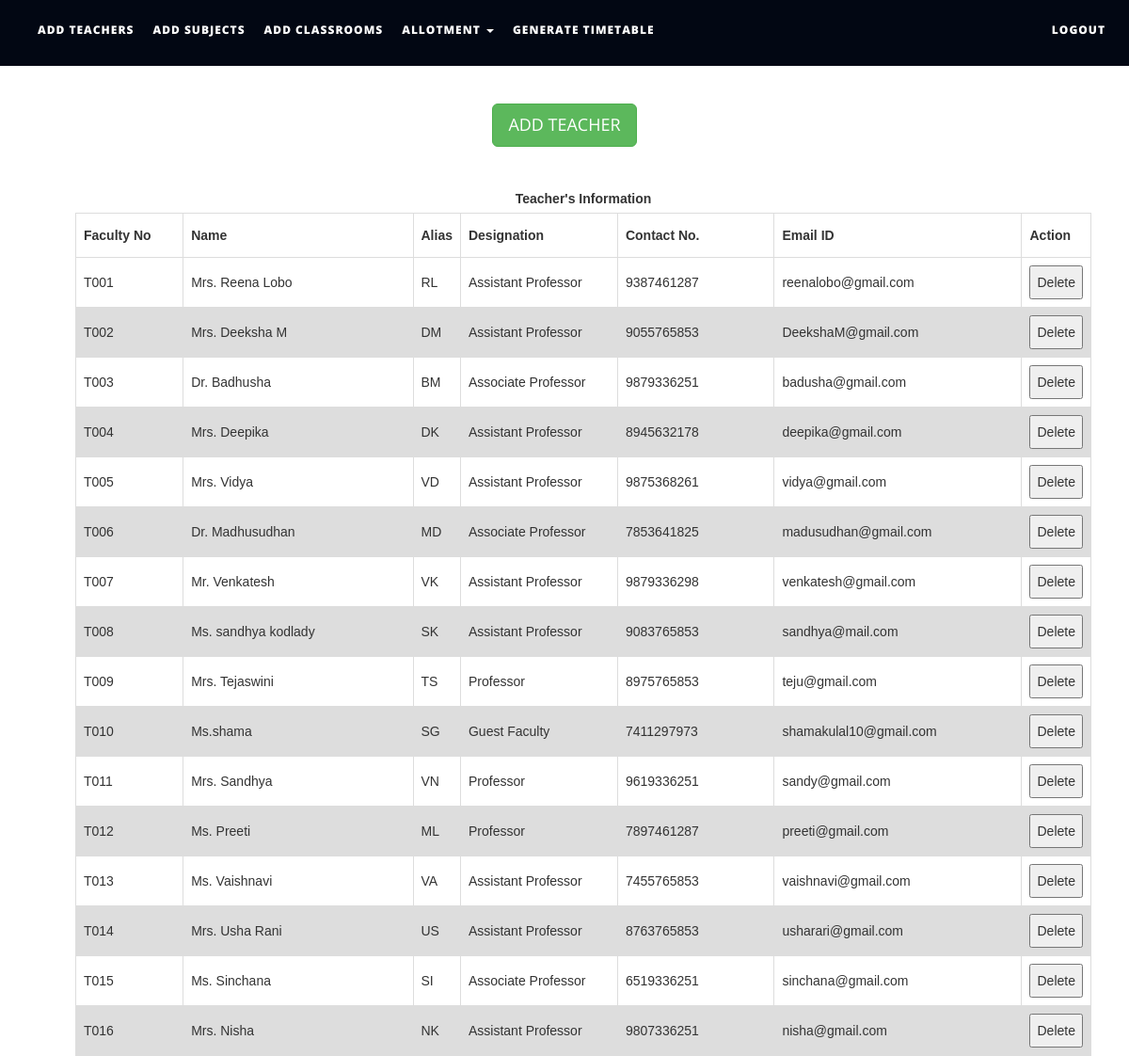
The app's page /files/addteachers.php with its own data.
### tables this page shows
CREATE TABLE `teachers` (
  `faculty_number` varchar(10) NOT NULL,
  `name` text NOT NULL,
  `alias` varchar(10) NOT NULL,
  `designation` varchar(30) NOT NULL,
  `contact_number` varchar(15) NOT NULL,
  `emailid` varchar(50) NOT NULL
);

### files/addteachers.php (the view, shortened to what this page needs)
<!DOCTYPE html>
<html xmlns="http://www.w3.org/1999/xhtml">
<head>
    <link href="assets/css/bootstrap.css" rel="stylesheet"/>
    <link href="assets/css/font-awesome.min.css" rel="stylesheet"/>
    <link href="assets/css/flexslider.css" rel="stylesheet"/>
    <link href="assets/css/style.css" rel="stylesheet"/>
</head>
<body>
<div class="navbar navbar-inverse navbar-fixed-top " id="menu">
    <div class="container">
        <div class="navbar-collapse collapse move-me">
            <ul class="nav navbar-nav navbar-left">
                <li><a href="addteachers.php">ADD TEACHERS</a></li>
                <li><a href="addsubjects.php">ADD SUBJECTS</a></li>
                <li><a href="addclassrooms.php">ADD CLASSROOMS</a></li>
                <li class="dropdown"><a class="dropdown-toggle" data-toggle="dropdown" aria-expanded="false">ALLOTMENT
                        <span class="caret"></span></a>
                </li>
                <li><a href="generatetimetable.php">GENERATE TIMETABLE</a></li>
            </ul>
            <ul class="nav navbar-nav navbar-right">
                <li><a href="index.php">LOGOUT</a></li>
            </ul>
        </div>
    </div>
</div>
<br>
<div align="center" style="margin-top:20px">
    <button id="teachermanual" class="btn btn-success btn-lg">ADD TEACHER</button>
</div>
<div>
    <br>
    <table id=teacherstable style="margin-left: 80px">
        <caption><strong>Teacher's Information </strong></caption>
        <tr>
            <th width="130">Faculty No</th>
            <th width=290>Name</th>
            <th width=50>Alias</th>
            <th width="190">Designation</th>
            <th width="190">Contact No.</th>
            <th width="290">Email ID</th>
            <th width="40">Action</th>
        </tr>
        <tbody>
        <?php
        $q = mysqli_query(mysqli_connect("localhost", "root", "", "ttms"),
            "SELECT * FROM teachers ORDER BY faculty_number ASC");
        while ($row = mysqli_fetch_assoc($q)) {
            echo "<tr><td>{$row['faculty_number']}</td>
                    <td>{$row['name']}</td>
                    <td>{$row['alias']}</td>
                    <td>{$row['designation']}</td>
                    <td>{$row['contact_number']}</td>
                    <td>{$row['emailid']}</td>
                   <td>
                    <button>Delete</button></td>
                    </tr>\n";
        }
        ?>
        </tbody>
    </table>
</div>
</body>
</html>

### files/assets/css/style.css (style rules this page uses)
#menu { background-color: rgb(2, 7, 19); color: #fff; font-size: 12px; font-weight: 900; letter-spacing: 1px; min-height: 70px; }
.navbar-inverse { border-color: transparent; }
.navbar-inverse .navbar-nav > li > a, .navbar-inverse .navbar-nav > li > a:hover { color: #FFF; padding: 22px 10px; }

### files/addteachers.php (style rules this page uses)
table { margin-top: 10px; font-family: arial, sans-serif; border-collapse: collapse; margin-left: 30px; width: 90%; }
td, th { border: 1px solid #dddddd; text-align: left; padding: 8px; }
tr:nth-child(even) { background-color: #dddddd; }

### records on screen
teachers: faculty_number "T001", name "Mrs. Reena Lobo", alias "RL", designation "Assistant Professor", contact_number "9387461287", emailid "reenalobo@gmail.com"
teachers: faculty_number "T002", name "Mrs. Deeksha M", alias "DM", designation "Assistant Professor", contact_number "9055765853", emailid "DeekshaM@gmail.com"
teachers: faculty_number "T003", name "Dr. Badhusha", alias "BM", designation "Associate Professor", contact_number "9879336251", emailid "badusha@gmail.com"
teachers: faculty_number "T004", name "Mrs. Deepika", alias "DK", designation "Assistant Professor", contact_number "8945632178", emailid "deepika@gmail.com"
teachers: faculty_number "T005", name "Mrs. Vidya", alias "VD", designation "Assistant Professor", contact_number "9875368261", emailid "vidya@gmail.com"
teachers: faculty_number "T006", name "Dr. Madhusudhan", alias "MD", designation "Associate Professor", contact_number "7853641825", emailid "madusudhan@gmail.com"
teachers: faculty_number "T007", name "Mr. Venkatesh", alias "VK", designation "Assistant Professor", contact_number "9879336298", emailid "venkatesh@gmail.com"
teachers: faculty_number "T008", name "Ms. sandhya kodlady", alias "SK", designation "Assistant Professor", contact_number "9083765853", emailid "sandhya@mail.com"
teachers: faculty_number "T009", name "Mrs. Tejaswini", alias "TS", designation "Professor", contact_number "8975765853", emailid "teju@gmail.com"
teachers: faculty_number "T010", name "Ms.shama", alias "SG", designation "Guest Faculty", contact_number "7411297973", emailid "shamakulal10@gmail.com"
teachers: faculty_number "T011", name "Mrs. Sandhya", alias "VN", designation "Professor", contact_number "9619336251", emailid "sandy@gmail.com"
teachers: faculty_number "T012", name "Ms. Preeti", alias "ML", designation "Professor", contact_number "7897461287", emailid "preeti@gmail.com"
teachers: faculty_number "T013", name "Ms. Vaishnavi", alias "VA", designation "Assistant Professor", contact_number "7455765853", emailid "vaishnavi@gmail.com"
teachers: faculty_number "T014", name "Mrs. Usha Rani", alias "US", designation "Assistant Professor", contact_number "8763765853", emailid "usharari@gmail.com"
teachers: faculty_number "T015", name "Ms. Sinchana", alias "SI", designation "Associate Professor", contact_number "6519336251", emailid "sinchana@gmail.com"
teachers: faculty_number "T016", name "Mrs. Nisha", alias "NK", designation "Assistant Professor", contact_number "9807336251", emailid "nisha@gmail.com"
